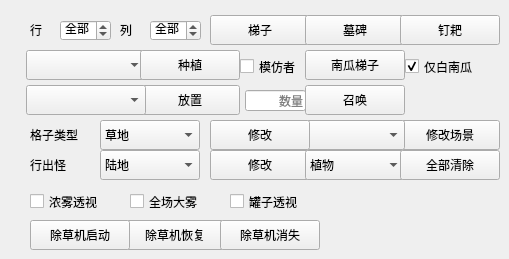
    <widget class="QWidget" name="tab_4">
     <attribute name="title">
      <string>场地</string>
     </attribute>
     <widget class="QPushButton" name="ModifyGameScene">
      <property name="geometry">
       <rect>
        <x>400</x>
        <y>120</y>
        <width>100</width>
        <height>30</height>
       </rect>
      </property>
      <property name="text">
       <string>修改场景</string>
      </property>
     </widget>
     <widget class="QComboBox" name="GameScene">
      <property name="geometry">
       <rect>
        <x>305</x>
        <y>120</y>
        <width>100</width>
        <height>30</height>
       </rect>
      </property>
     </widget>
     <widget class="QLabel" name="label_19">
      <property name="geometry">
       <rect>
        <x>30</x>
        <y>20</y>
        <width>13</width>
        <height>19</height>
       </rect>
      </property>
      <property name="text">
       <string>行</string>
      </property>
     </widget>
     <widget class="QSpinBox" name="Row">
      <property name="geometry">
       <rect>
        <x>60</x>
        <y>20</y>
        <width>51</width>
        <height>21</height>
       </rect>
      </property>
      <property name="wrapping">
       <bool>true</bool>
      </property>
      <property name="specialValueText">
       <string>全部</string>
      </property>
      <property name="minimum">
       <number>0</number>
      </property>
      <property name="maximum">
       <number>6</number>
      </property>
     </widget>
     <widget class="QSpinBox" name="Column">
      <property name="geometry">
       <rect>
        <x>150</x>
        <y>20</y>
        <width>51</width>
        <height>21</height>
       </rect>
      </property>
      <property name="wrapping">
       <bool>true</bool>
      </property>
      <property name="specialValueText">
       <string>全部</string>
      </property>
      <property name="minimum">
       <number>0</number>
      </property>
      <property name="maximum">
       <number>9</number>
      </property>
     </widget>
     <widget class="QLabel" name="label_20">
      <property name="geometry">
       <rect>
        <x>120</x>
        <y>20</y>
        <width>13</width>
        <height>19</height>
       </rect>
      </property>
      <property name="text">
       <string>列</string>
      </property>
     </widget>
     <widget class="QLabel" name="label_21">
      <property name="geometry">
       <rect>
        <x>30</x>
        <y>125</y>
        <width>52</width>
        <height>19</height>
       </rect>
      </property>
      <property name="text">
       <string>格子类型</string>
      </property>
     </widget>
     <widget class="QLabel" name="label_22">
      <property name="geometry">
       <rect>
        <x>30</x>
        <y>155</y>
        <width>39</width>
        <height>19</height>
       </rect>
      </property>
      <property name="text">
       <string>行出怪</string>
      </property>
     </widget>
     <widget class="QComboBox" name="GridType">
      <property name="geometry">
       <rect>
        <x>100</x>
        <y>120</y>
        <width>100</width>
        <height>30</height>
       </rect>
      </property>
      <item>
       <property name="text">
        <string>草地</string>
       </property>
      </item>
      <item>
       <property name="text">
        <string>无草皮</string>
       </property>
      </item>
      <item>
       <property name="text">
        <string>泳池</string>
       </property>
      </item>
     </widget>
     <widget class="QPushButton" name="ModifyGridType">
      <property name="geometry">
       <rect>
        <x>210</x>
        <y>120</y>
        <width>100</width>
        <height>30</height>
       </rect>
      </property>
      <property name="text">
       <string>修改</string>
      </property>
     </widget>
     <widget class="QComboBox" name="RowType">
      <property name="geometry">
       <rect>
        <x>100</x>
        <y>150</y>
        <width>100</width>
        <height>30</height>
       </rect>
      </property>
      <property name="currentIndex">
       <number>1</number>
      </property>
      <item>
       <property name="text">
        <string>不出怪</string>
       </property>
      </item>
      <item>
       <property name="text">
        <string>陆地</string>
       </property>
      </item>
      <item>
       <property name="text">
        <string>水路</string>
       </property>
      </item>
     </widget>
     <widget class="QPushButton" name="ModifyRowType">
      <property name="geometry">
       <rect>
        <x>210</x>
        <y>150</y>
        <width>100</width>
        <height>30</height>
       </rect>
      </property>
      <property name="text">
       <string>修改</string>
      </property>
     </widget>
     <widget class="QCheckBox" name="NoFog">
      <property name="geometry">
       <rect>
        <x>30</x>
        <y>190</y>
        <width>77</width>
        <height>23</height>
       </rect>
      </property>
      <property name="text">
       <string>浓雾透视</string>
      </property>
     </widget>
     <widget class="QCheckBox" name="BigFog">
      <property name="geometry">
       <rect>
        <x>130</x>
        <y>190</y>
        <width>77</width>
        <height>23</height>
       </rect>
      </property>
      <property name="text">
       <string>全场大雾</string>
      </property>
     </widget>
     <widget class="QPushButton" name="PutLadder">
      <property name="geometry">
       <rect>
        <x>210</x>
        <y>15</y>
        <width>100</width>
        <height>30</height>
       </rect>
      </property>
      <property name="text">
       <string>梯子</string>
      </property>
      <property name="autoDefault">
       <bool>false</bool>
      </property>
     </widget>
     <widget class="QPushButton" name="PumpkinLadder">
      <property name="geometry">
       <rect>
        <x>305</x>
        <y>50</y>
        <width>100</width>
        <height>30</height>
       </rect>
      </property>
      <property name="text">
       <string>南瓜梯子</string>
      </property>
     </widget>
     <widget class="QCheckBox" name="ImitaterOnly">
      <property name="geometry">
       <rect>
        <x>405</x>
        <y>55</y>
        <width>77</width>
        <height>23</height>
       </rect>
      </property>
      <property name="text">
       <string>仅白南瓜</string>
      </property>
      <property name="checked">
       <bool>true</bool>
      </property>
     </widget>
     <widget class="QPushButton" name="PutGrave">
      <property name="geometry">
       <rect>
        <x>305</x>
        <y>15</y>
        <width>100</width>
        <height>30</height>
       </rect>
      </property>
      <property name="text">
       <string>墓碑</string>
      </property>
     </widget>
     <widget class="QPushButton" name="PutRake">
      <property name="geometry">
       <rect>
        <x>400</x>
        <y>15</y>
        <width>100</width>
        <height>30</height>
       </rect>
      </property>
      <property name="text">
       <string>钉耙</string>
      </property>
     </widget>
     <widget class="QComboBox" name="PlantType">
      <property name="geometry">
       <rect>
        <x>26</x>
        <y>50</y>
        <width>120</width>
        <height>30</height>
       </rect>
      </property>
      <property name="currentIndex">
       <number>-1</number>
      </property>
     </widget>
     <widget class="QPushButton" name="SetPlant">
      <property name="geometry">
       <rect>
        <x>140</x>
        <y>50</y>
        <width>100</width>
        <height>30</height>
       </rect>
      </property>
      <property name="text">
       <string>种植</string>
      </property>
     </widget>
     <widget class="QPushButton" name="SetZombie">
      <property name="geometry">
       <rect>
        <x>140</x>
        <y>85</y>
        <width>100</width>
        <height>30</height>
       </rect>
      </property>
      <property name="text">
       <string>放置</string>
      </property>
     </widget>
     <widget class="QComboBox" name="ZombieType">
      <property name="geometry">
       <rect>
        <x>26</x>
        <y>85</y>
        <width>120</width>
        <height>30</height>
       </rect>
      </property>
     </widget>
     <widget class="QCheckBox" name="SeeVase">
      <property name="geometry">
       <rect>
        <x>230</x>
        <y>190</y>
        <width>77</width>
        <height>23</height>
       </rect>
      </property>
      <property name="text">
       <string>罐子透视</string>
      </property>
     </widget>
     <widget class="QPushButton" name="LawnMowerReset">
      <property name="geometry">
       <rect>
        <x>125</x>
        <y>220</y>
        <width>100</width>
        <height>30</height>
       </rect>
      </property>
      <property name="text">
       <string>除草机恢复</string>
      </property>
     </widget>
     <widget class="QPushButton" name="LawnMowerStart">
      <property name="geometry">
       <rect>
        <x>30</x>
        <y>220</y>
        <width>100</width>
        <height>30</height>
       </rect>
      </property>
      <property name="text">
       <string>除草机启动</string>
      </property>
     </widget>
     <widget class="QPushButton" name="LawnMowerDisappear">
      <property name="geometry">
       <rect>
        <x>220</x>
        <y>220</y>
        <width>100</width>
        <height>30</height>
       </rect>
      </property>
      <property name="text">
       <string>除草机消失</string>
      </property>
     </widget>
     <widget class="QCheckBox" name="IsImitater_2">
      <property name="geometry">
       <rect>
        <x>240</x>
        <y>55</y>
        <width>64</width>
        <height>23</height>
       </rect>
      </property>
      <property name="text">
       <string>模仿者</string>
      </property>
      <property name="checked">
       <bool>false</bool>
      </property>
     </widget>
     <widget class="QComboBox" name="ObjectType">
      <property name="geometry">
       <rect>
        <x>305</x>
        <y>150</y>
        <width>100</width>
        <height>30</height>
       </rect>
      </property>
      <item>
       <property name="text">
        <string>植物</string>
       </property>
      </item>
      <item>
       <property name="text">
        <string>僵尸</string>
       </property>
      </item>
      <item>
       <property name="text">
        <string>物品</string>
       </property>
      </item>
      <item>
       <property name="text">
        <string>墓碑</string>
       </property>
      </item>
      <item>
       <property name="text">
        <string>弹坑</string>
       </property>
      </item>
      <item>
       <property name="text">
        <string>梯子</string>
       </property>
      </item>
      <item>
       <property name="text">
        <string>白传送门</string>
       </property>
      </item>
      <item>
       <property name="text">
        <string>黑传送门</string>
       </property>
      </item>
      <item>
       <property name="text">
        <string>花瓶</string>
       </property>
      </item>
      <item>
       <property name="text">
        <string>钉耙</string>
       </property>
      </item>
     </widget>
     <widget class="QPushButton" name="ClearAll">
      <property name="geometry">
       <rect>
        <x>400</x>
        <y>150</y>
        <width>100</width>
        <height>30</height>
       </rect>
      </property>
      <property name="text">
       <string>全部清除</string>
      </property>
     </widget>
     <widget class="QLineEdit" name="ZombieCount">
      <property name="geometry">
       <rect>
        <x>245</x>
        <y>90</y>
        <width>61</width>
        <height>21</height>
       </rect>
      </property>
      <property name="inputMethodHints">
       <set>Qt::ImhDigitsOnly</set>
      </property>
      <property name="text">
       <string/>
      </property>
      <property name="alignment">
       <set>Qt::AlignRight|Qt::AlignTrailing|Qt::AlignVCenter</set>
      </property>
      <property name="placeholderText">
       <string>数量</string>
      </property>
     </widget>
     <widget class="QPushButton" name="SpawnZombie">
      <property name="geometry">
       <rect>
        <x>305</x>
        <y>85</y>
        <width>100</width>
        <height>30</height>
       </rect>
      </property>
      <property name="text">
       <string>召唤</string>
      </property>
     </widget>
    </widget>
